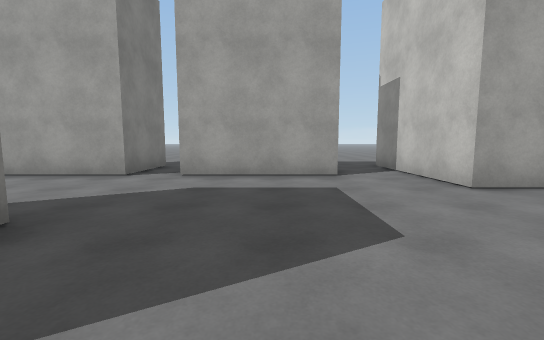
view 1 (above)

15 first-person views from a walk through a Unity game level. The camera is 1.3 m above the floor, tilts 6° down and sees 90° across. The floor is counted in squares, 2 m on a side. Each view is taken from the middle of a square. On the plan, view 1 faces up. The plan holds only what a view shows up to about 9 squares ahead; the rest is blank. The place goes on beyond the plan. The player is left out. Surface patterns are stand-ins for the level's own textures.

view 2
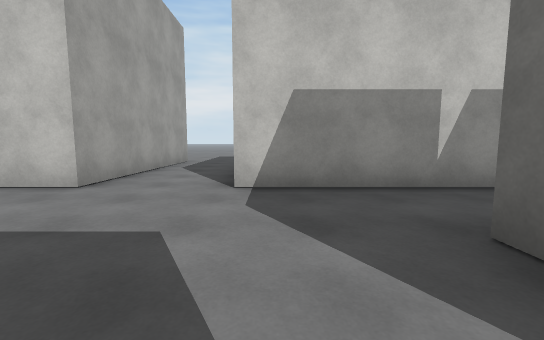

view 3
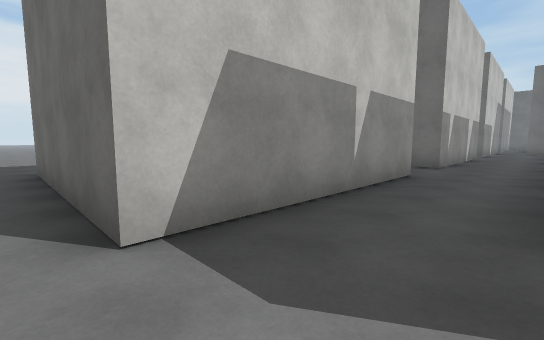

view 4
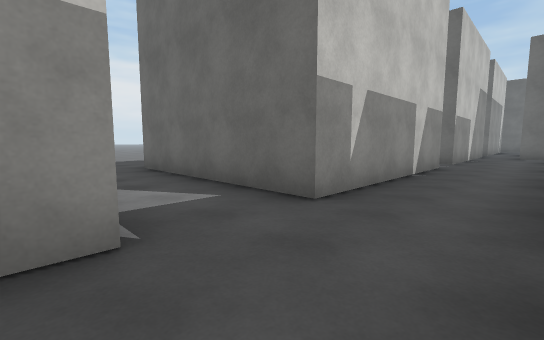

view 5
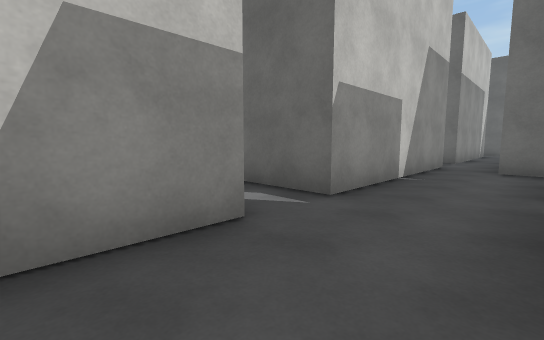

view 6
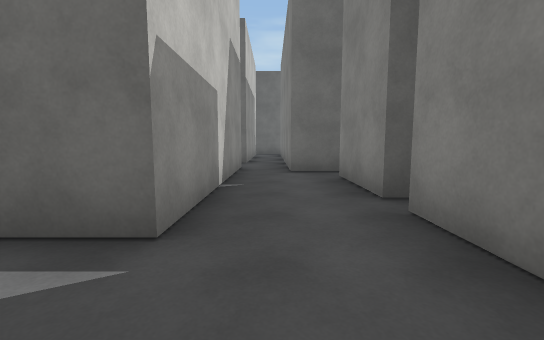

view 7
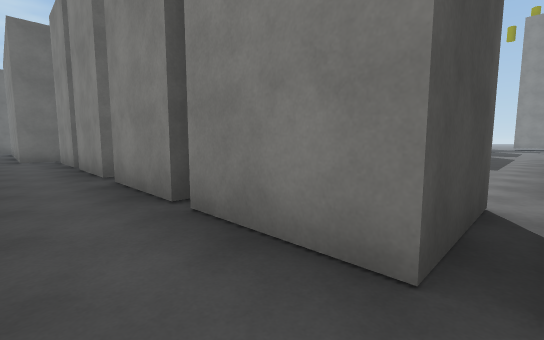

view 8
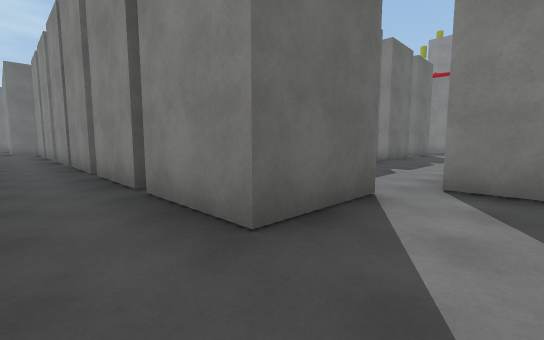

view 9
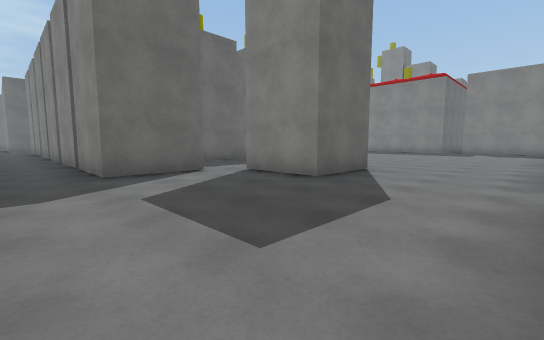

view 10
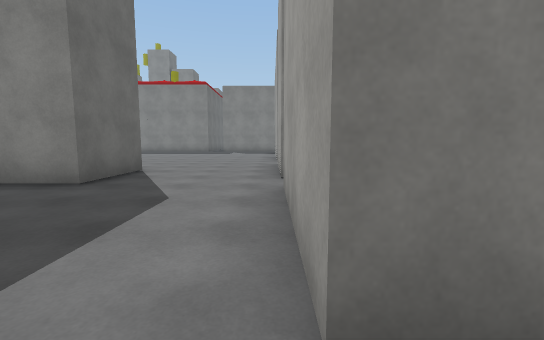

view 11
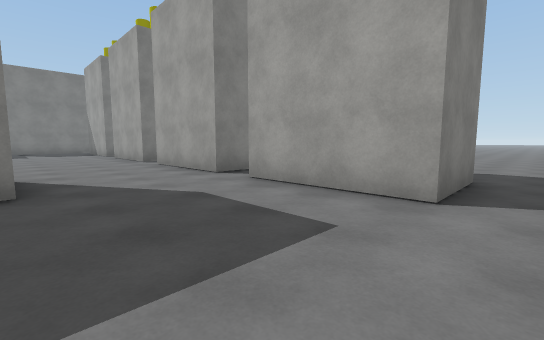

view 12
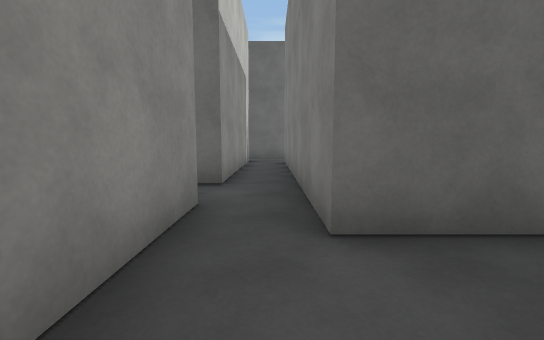

view 13
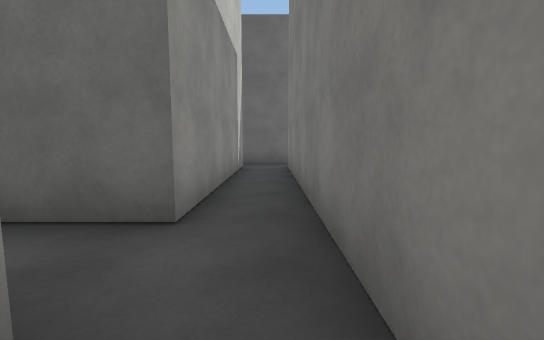

view 14
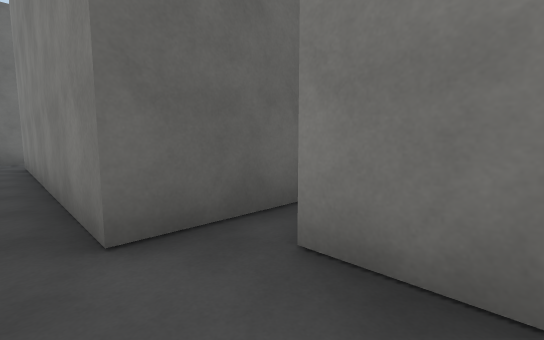

view 15
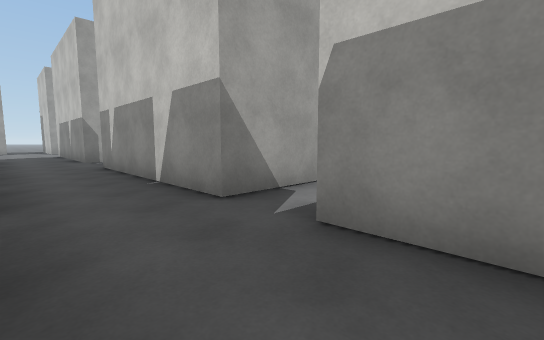

### Floor plan
Points are (right, up) in squares from view 1. A wall is a line through its corners. A room is listed if a view was taken in it or the views show most of it. See-through windows are left out.
Room 1 (views 1, 2, 3, 4, 5, 6, 7, 8, 11, 12, 13, 14, 15)
walls: (0.7, -2.8) (0.7, -4.9); (3.2, -3.5) (2.8, -3.5) (2.8, 1.5) (4.5, 1.5); (-1.2, -5.3) (0.7, -5.3) (0.7, -7.4); (-1.4, -0.4) (0.7, -0.4) (0.7, -2.5); (0.7, -7.6) (0.7, -9.8); (-4.1, 2.1) (-2.1, 2.1) (-2.1, 0); (0.7, -10.4) (0.7, -12.5); (4.5, 3.7) (2.8, 3.7); (4.5, -10.4) (2.8, -10.4) (2.8, -5.3) (4.5, -5.3); (1.3, 5.2) (-1.8, 5.2); (0.7, -13) (0.7, -15.1); (-2.8, 7.2) (-2.8, 5.2) (-5.9, 5.2); (-0.2, -15.8) (1.6, -15.8); (2.8, -16.8) (2.8, -11.7) (4.4, -11.7)
ways out: opening at (-4.5, 3.5) to room 2; opening at (2, 4) to room 2; opening at (2, -17) to room 3
Room 2 (views 9, 10)
walls: (-6.9, 5.6) (-6.9, 5.2) (-7.8, 5.2); (2.8, 3.7) (2.8, 7.2); (1.3, 7.2) (1.3, 5.2)
ways out: opening at (-4.5, 3.5) to room 1; opening at (2, 4) to room 1
Room 3 (no view inside)
walls: (1.6, -15.8) (1.6, -22.9); (2.8, -23) (2.8, -18.1) (4.2, -18.1); (1.5, -23.9) (2.9, -23.9)
ways out: opening at (2, -17) to room 1

Positions as (right, up) in squares from view 1, and headings:
1: (0, 0), facing up
2: (-1, 1), facing right
3: (1, 2), facing down-right
4: (1, -3), facing down-right
5: (1, -9), facing down-right
6: (2, -10), facing down
7: (2, -5), facing down-left
8: (2, 1), facing down-left
9: (2, 5), facing down-left
10: (2, 5), facing left
11: (2, 2), facing up-left
12: (2, -14), facing down
13: (2, -16), facing down
14: (2, -14), facing down-left
15: (1, -13), facing up-right
